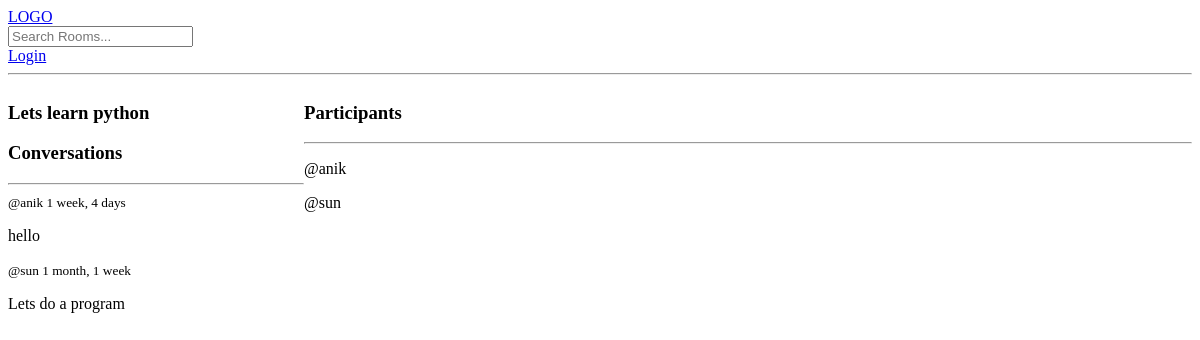
Page /room/1 on the earlier database version.
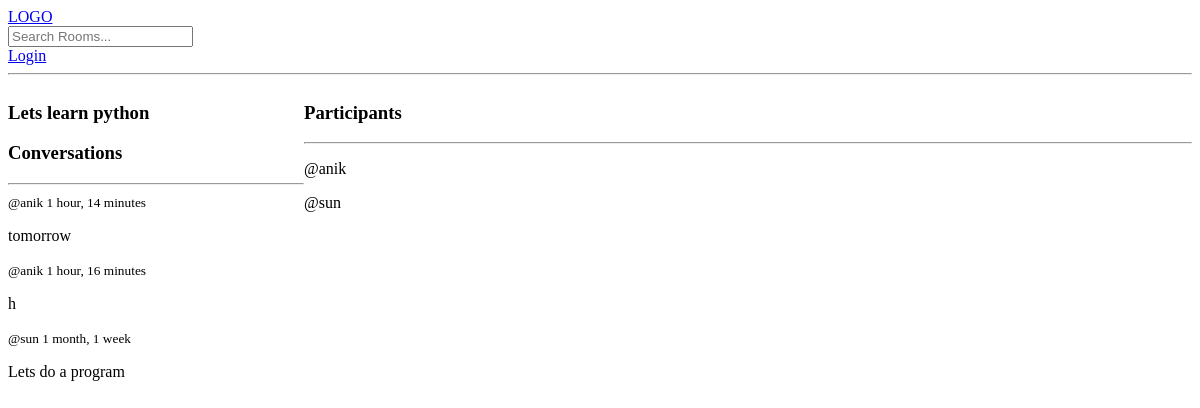
Same page on the later database version.
### base/models.py (models this page shows, shortened)
class Room(models.Model):
    host = models.ForeignKey(User, on_delete=models.SET_NULL, null=True)
    topic = models.ForeignKey(Topic, on_delete=models.SET_NULL, null=True)
    name = models.CharField(max_length=200, null=False,)
    description = models.TextField(null= True, blank= True,)
    participants = models.ManyToManyField(User, related_name='participants', blank= True)
    updated = models.DateTimeField(auto_now= True)
    created = models.DateTimeField(auto_now_add= True)
    objects = models.Manager()
    class Meta:
        ordering = ['-created', '-updated']

class Messages(models.Model):
    user = models.ForeignKey(User, on_delete=models.CASCADE)
    room = models.ForeignKey(Room, on_delete=models.CASCADE)
    body = models.TextField()
    updated = models.DateTimeField(auto_now= True)
    created = models.DateTimeField(auto_now_add= True)
    objects = models.Manager()

### base/views.py (the view, shortened to what this page needs)
# urls.py: path('room/<str:pk>', views.room, name = "room"),
def room(request, pk):
    room = Room.objects.get(id = pk)
    comments =  room.messages_set.all().order_by('-created')
    participants = room.participants.all()
    context = {'room':room, 'comments': comments, 'participants': participants}
    return render(request,'base/room.html', context)

### base/templates/base/room.html (shortened to what this page needs)
{% extends 'main.html' %}
{% block content %}
<div class="room-container">
    <div>
        <h3>{{ room.name }}</h3>
        <div class="comment-wrapper">
            <h3>Conversations</h3>
            <hr>
            {% for message in comments %}
            <div>
                <small>@{{ message.user }} {{ message.created | timesince }}</small>
                <p>{{ message.body }}</p>
            </div>
            {% endfor %}
        </div>
    </div>
    <div>
        <h3>Participants</h3>
        <hr>
        {% for user in participants %}
        <div>
            <p>@{{ user.username }}</p>
        </div>
        {% endfor %}
    </div>
</div>
{% endblock content %}

### templates/main.html (shortened to what this page needs)
<!DOCTYPE html>
<html>
    <head>
        <link rel="stylesheet" href="">
    </head>
    <body>
        {% include 'navbar.html' %}
        {% block content %}
        {% endblock content %}
    </body>
</html>

### templates/navbar.html
<a>
    <a href="{% url 'home' %}">LOGO</a>
</a>
<form method="GET" action="{% url 'home' %}">
    <input type="text" name="q" placeholder="Search Rooms...">
</form>
{% if request.user.is_authenticated %}
    <p>Hello {{request.user}}</p>
    <a href="{% url 'logout' %}">Logout</a>
{% else %}
    <a href="{% url 'login' %}">Login</a>
{% endif %}
<hr>

### base/templates/base/room.html (style rules this page uses)
.room-container { display: grid; grid-template-columns: 1fr 3fr; }

Differences in the rows shown:
removed Messages: user "anik", created "1 week, 4 days", body "hello"
added Messages: user "anik", created "1 hour, 14 minutes", body "tomorrow"
added Messages: user "anik", created "1 hour, 16 minutes", body "h"
